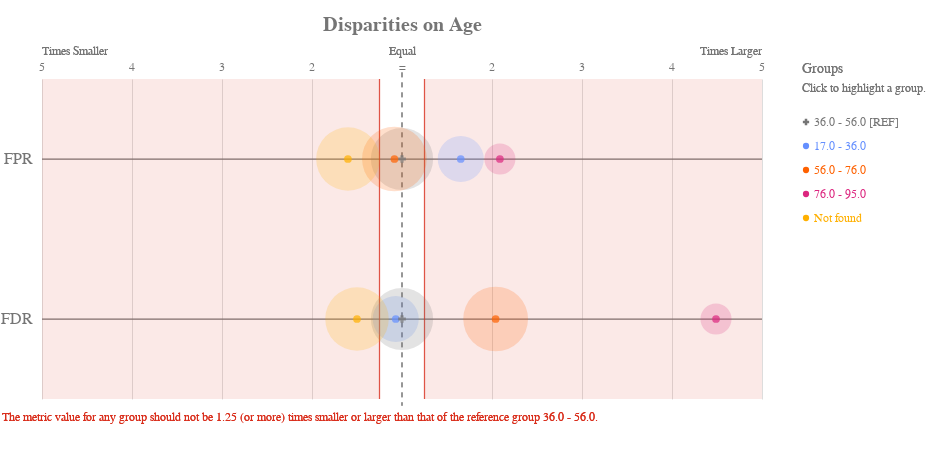

Notebook cell for this chart:
### Markdown cell above
### Check for disparities in Age Categories

### Code cell
ap.disparity(bdf, metrics, 'age', fairness_threshold = disparity_tolerance)

### Figure 1 — Vega-Lite specification as saved in the notebook (floating-point values rounded to 4 significant figures)
{"config": {"view": {"continuousWidth": 400, "continuousHeight": 300, "strokeWidth": 0}, "axisLeft": {"labelColor": "rgb(117,117,117)", "labelFont": "Arial", "labelFontSize": 16}, "title": {"align": "center", "baseline": "middle", "color": "rgb(117,117,117)", "font": "Arial", "fontSize": 20, "fontWeight": "bold"}}, "layer": [{"data": {"name": "data-6f4acc64ec61b960fc14069ef4d148aa"}, "mark": {"type": "rule", "stroke": "rgb(117,117,117)", "strokeWidth": 1.25, "tooltip": ""}, "encoding": {"x": {"type": "quantitative", "field": "x", "scale": {"domain": [-4, 4], "range": [40.0, 760.0]}}, "x2": {"field": "x2"}, "y": {"type": "nominal", "axis": {"domain": false, "labelAngle": 0, "labelPadding": -30, "orient": "left", "ticks": false, "title": ""}, "field": "metric", "scale": {"domain": ["FPR", "FDR"], "range": [40.0, 360.0]}}}}, {"data": {"name": "data-79dd248bdaa0ea02c535240e8ad022c8"}, "mark": {"type": "rule", "stroke": "rgb(117,117,117)", "strokeDash": [5, 5], "strokeWidth": 1}, "encoding": {"tooltip": {"value": "36.0 - 56.0 [REF]"}, "x": {"value": 400.0}, "y": {"value": 33.33}, "y2": {"value": 366.7}}}, {"data": {"name": "data-91715fc5993a5f84065017610b00531e"}, "mark": {"type": "text", "align": "center", "color": "rgb(117,117,117)", "font": "Arial", "fontSize": 12, "fontWeight": "normal", "tooltip": ""}, "encoding": {"text": {"type": "nominal", "field": "label"}, "x": {"type": "quantitative", "field": "value", "scale": {"domain": [-4, 4], "range": [40.0, 760.0]}}, "y": {"value": 28.0}}}, {"layer": [{"mark": {"type": "text", "align": "left", "fill": "rgb(117,117,117)", "font": "Arial", "fontSize": 12, "fontWeight": "normal", "tooltip": ""}, "encoding": {"text": {"value": "Times Smaller"}, "x": {"value": 40.0}, "y": {"value": 12.0}}}, {"mark": {"type": "text", "align": "right", "fill": "rgb(117,117,117)", "font": "Arial", "fontSize": 12, "fontWeight": "normal", "tooltip": ""}, "encoding": {"text": {"value": "Times Larger"}, "x": {"value": 760.0}, "y": {"value": 12.0}}}, {"mark": {"type": "text", "align": "center", "fill": "rgb(117,117,117)", "font": "Arial", "fontSize": 12, "fontWeight": "normal", "tooltip": ""}, "encoding": {"text": {"value": "Equal"}, "x": {"value": 400.0}, "y": {"value": 12.0}}}], "data": {"name": "data-79dd248bdaa0ea02c535240e8ad022c8"}}, {"layer": [{"mark": {"type": "rule", "opacity": 0.8, "stroke": "rgb(217, 46, 28)", "strokeWidth": 1.25, "tooltip": ""}, "encoding": {"x": {"type": "quantitative", "field": "min", "scale": {"domain": [-4, 4], "range": [40.0, 760.0]}}, "y": {"value": 40.0}, "y2": {"value": 360.0}}}, {"mark": {"type": "rule", "opacity": 0.8, "stroke": "rgb(217, 46, 28)", "strokeWidth": 1.25, "tooltip": ""}, "encoding": {"x": {"type": "quantitative", "field": "max", "scale": {"domain": [-4, 4], "range": [40.0, 760.0]}}, "y": {"value": 40.0}, "y2": {"value": 360.0}}}, {"layer": [{"mark": {"type": "rect", "fill": "rgb(217, 46, 28)", "opacity": 0.1, "tooltip": ""}, "encoding": {"x": {"type": "quantitative", "field": "min", "scale": {"domain": [-4, 4], "range": [40.0, 760.0]}}, "x2": {"field": "lower_end"}, "y": {"value": 40.0}, "y2": {"value": 360.0}}}, {"mark": {"type": "rect", "fill": "rgb(217, 46, 28)", "opacity": 0.1, "tooltip": ""}, "encoding": {"x": {"type": "quantitative", "field": "max", "scale": {"domain": [-4, 4], "range": [40.0, 760.0]}}, "x2": {"field": "upper_end"}, "y": {"value": 40.0}, "y2": {"value": 360.0}}}]}, {"data": {"name": "data-79dd248bdaa0ea02c535240e8ad022c8"}, "mark": {"type": "text", "align": "left", "baseline": "top", "fill": "rgb(217, 46, 28)", "font": "Arial", "fontSize": 12, "fontWeight": "normal", "tooltip": ""}, "encoding": {"text": {"value": "The metric value for any group should not be 1.25 (or more) times smaller or larger than that of the reference group 36.0 - 56.0."}, "x": {"value": 0}, "y": {"value": 373.3}}}], "data": {"name": "data-9178346794b9080aea7fb0f1cee7308f"}}, {"layer": [{"mark": "circle"}, {"data": {"name": "data-8101e1cdf5aa29fb88a90869d28ecac7"}, "mark": {"type": "circle", "opacity": 0.2}, "encoding": {"color": {"condition": {"type": "nominal", "field": "attribute_value", "legend": null, "scale": {"domain": ["36.0 - 56.0", "17.0 - 36.0", "56.0 - 76.0", "76.0 - 95.0", "Not found"], "range": ["rgb(117,117,117)", "rgb(100, 143, 255)", "rgb(254, 97, 0)", "rgb(220, 38, 127)", "rgb(255, 176, 0)", "rgb(120, 94, 240)"]}, "selection": "selector025"}, "value": "rgb(224,224,224)"}, "size": {"type": "quantitative", "field": "group_size", "legend": null, "scale": {"domain": [0, 286.8], "range": [0, 5027.0]}}, "tooltip": [{"type": "nominal", "field": "attribute_value", "title": "Group"}, {"type": "nominal", "field": "tooltip_group_size", "title": "Group Size"}, {"type": "nominal", "field": "tooltip_disparity_explanation_fpr", "title": "Disparity"}, {"type": "quantitative", "field": "fpr", "format": ".2f", "title": "FPR"}], "x": {"type": "quantitative", "axis": {"domain": false, "labels": false, "ticks": false, "title": null, "values": [1, 2, 3, 4, -4, -3, -2, -1]}, "field": "fpr_disparity_scaled", "scale": {"domain": [-4, 4], "range": [40.0, 760.0]}}, "y": {"type": "nominal", "axis": {"domain": false, "grid": false, "labels": false, "ticks": false, "title": " "}, "field": "metric_variable", "scale": {"domain": ["FPR", "FDR"], "range": [40.0, 360.0]}}}, "selection": {"selector027": {"type": "multi", "empty": "all", "fields": ["attribute_value"]}}, "transform": [{"calculate": "'FPR'", "as": "metric_variable"}]}, {"data": {"name": "data-8101e1cdf5aa29fb88a90869d28ecac7"}, "mark": {"type": "circle", "opacity": 0.2}, "encoding": {"color": {"condition": {"type": "nominal", "field": "attribute_value", "legend": null, "scale": {"domain": ["36.0 - 56.0", "17.0 - 36.0", "56.0 - 76.0", "76.0 - 95.0", "Not found"], "range": ["rgb(117,117,117)", "rgb(100, 143, 255)", "rgb(254, 97, 0)", "rgb(220, 38, 127)", "rgb(255, 176, 0)", "rgb(120, 94, 240)"]}, "selection": "selector025"}, "value": "rgb(224,224,224)"}, "size": {"type": "quantitative", "field": "group_size", "legend": null, "scale": {"domain": [0, 286.8], "range": [0, 5027.0]}}, "tooltip": [{"type": "nominal", "field": "attribute_value", "title": "Group"}, {"type": "nominal", "field": "tooltip_group_size", "title": "Group Size"}, {"type": "nominal", "field": "tooltip_disparity_explanation_fdr", "title": "Disparity"}, {"type": "quantitative", "field": "fdr", "format": ".2f", "title": "FDR"}], "x": {"type": "quantitative", "axis": {"domain": false, "labels": false, "ticks": false, "title": null, "values": [1, 2, 3, 4, -4, -3, -2, -1]}, "field": "fdr_disparity_scaled", "scale": {"domain": [-4, 4], "range": [40.0, 760.0]}}, "y": {"type": "nominal", "axis": {"domain": false, "grid": false, "labels": false, "ticks": false, "title": " "}, "field": "metric_variable", "scale": {"domain": ["FPR", "FDR"], "range": [40.0, 360.0]}}}, "selection": {"selector029": {"type": "multi", "empty": "all", "fields": ["attribute_value"]}}, "transform": [{"calculate": "'FDR'", "as": "metric_variable"}]}, {"layer": [{"mark": "point"}, {"data": {"name": "data-8101e1cdf5aa29fb88a90869d28ecac7"}, "mark": {"type": "point", "filled": true, "size": 60}, "encoding": {"color": {"condition": {"type": "nominal", "field": "attribute_value", "legend": null, "scale": {"domain": ["36.0 - 56.0", "17.0 - 36.0", "56.0 - 76.0", "76.0 - 95.0", "Not found"], "range": ["rgb(117,117,117)", "rgb(100, 143, 255)", "rgb(254, 97, 0)", "rgb(220, 38, 127)", "rgb(255, 176, 0)", "rgb(120, 94, 240)"]}, "selection": "selector025"}, "value": "rgb(224,224,224)"}, "shape": {"type": "nominal", "field": "attribute_value", "legend": null, "scale": {"domain": ["36.0 - 56.0", "17.0 - 36.0", "56.0 - 76.0", "76.0 - 95.0", "Not found"], "range": ["cross", "circle", "circle", "circle", "circle"]}}, "tooltip": [{"type": "nominal", "field": "attribute_value", "title": "Group"}, {"type": "nominal", "field": "tooltip_group_size", "title": "Group Size"}, {"type": "nominal", "field": "tooltip_disparity_explanation_fpr", "title": "Disparity"}, {"type": "quantitative", "field": "fpr", "format": ".2f", "title": "FPR"}], "x": {"type": "quantitative", "axis": {"domain": false, "labels": false, "ticks": false, "title": null, "values": [1, 2, 3, 4, -4, -3, -2, -1]}, "field": "fpr_disparity_scaled", "scale": {"domain": [-4, 4], "range": [40.0, 760.0]}}, "y": {"type": "nominal", "axis": {"domain": false, "grid": false, "labels": false, "ticks": false, "title": " "}, "field": "metric_variable", "scale": {"domain": ["FPR", "FDR"], "range": [40.0, 360.0]}}}, "selection": {"selector026": {"type": "multi", "empty": "all", "fields": ["attribute_value"]}}, "transform": [{"calculate": "'FPR'", "as": "metric_variable"}]}, {"data": {"name": "data-8101e1cdf5aa29fb88a90869d28ecac7"}, "mark": {"type": "point", "filled": true, "size": 60}, "encoding": {"color": {"condition": {"type": "nominal", "field": "attribute_value", "legend": null, "scale": {"domain": ["36.0 - 56.0", "17.0 - 36.0", "56.0 - 76.0", "76.0 - 95.0", "Not found"], "range": ["rgb(117,117,117)", "rgb(100, 143, 255)", "rgb(254, 97, 0)", "rgb(220, 38, 127)", "rgb(255, 176, 0)", "rgb(120, 94, 240)"]}, "selection": "selector025"}, "value": "rgb(224,224,224)"}, "shape": {"type": "nominal", "field": "attribute_value", "legend": null, "scale": {"domain": ["36.0 - 56.0", "17.0 - 36.0", "56.0 - 76.0", "76.0 - 95.0", "Not found"], "range": ["cross", "circle", "circle", "circle", "circle"]}}, "tooltip": [{"type": "nominal", "field": "attribute_value", "title": "Group"}, {"type": "nominal", "field": "tooltip_group_size", "title": "Group Size"}, {"type": "nominal", "field": "tooltip_disparity_explanation_fdr", "title": "Disparity"}, {"type": "quantitative", "field": "fdr", "format": ".2f", "title": "FDR"}], "x": {"type": "quantitative", "axis": {"domain": false, "labels": false, "ticks": false, "title": null, "values": [1, 2, 3, 4, -4, -3, -2, -1]}, "field": "fdr_disparity_scaled", "scale": {"domain": [-4, 4], "range": [40.0, 760.0]}}, "y": {"type": "nominal", "axis": {"domain": false, "grid": false, "labels": false, "ticks": false, "title": " "}, "field": "metric_variable", "scale": {"domain": ["FPR", "FDR"], "range": [40.0, 360.0]}}}, "selection": {"selector028": {"type": "multi", "empty": "all", "fields": ["attribute_value"]}}, "transform": [{"calculate": "'FDR'", "as": "metric_variable"}]}]}]}, {"layer": [{"mark": {"type": "point", "filled": true, "opacity": 1, "size": 39.48}, "encoding": {"color": {"condition": {"type": "nominal", "field": "attribute_value", "legend": null, "scale": {"domain": ["36.0 - 56.0", "17.0 - 36.0", "56.0 - 76.0", "76.0 - 95.0", "Not found"], "range": ["rgb(117,117,117)", "rgb(100, 143, 255)", "rgb(254, 97, 0)", "rgb(220, 38, 127)", "rgb(255, 176, 0)", "rgb(120, 94, 240)"]}, "selection": "selector025"}, "value": "rgb(224,224,224)"}, "shape": {"type": "nominal", "field": "attribute_value", "legend": null, "scale": {"domain": ["36.0 - 56.0", "17.0 - 36.0", "56.0 - 76.0", "76.0 - 95.0", "Not found"], "range": ["cross", "circle", "circle", "circle", "circle"]}}, "x": {"value": 804}, "y": {"type": "nominal", "axis": {"domain": false, "grid": false, "labels": false, "ticks": false, "title": " "}, "field": "attribute_value", "scale": {"domain": ["36.0 - 56.0", "17.0 - 36.0", "56.0 - 76.0", "76.0 - 95.0", "Not found"], "range": [71, 191]}}}, "selection": {"selector025": {"type": "multi", "empty": "all", "fields": ["attribute_value"]}}}, {"mark": {"type": "text", "align": "left", "baseline": "middle", "font": "Arial", "fontSize": 12, "fontWeight": "normal"}, "encoding": {"color": {"condition": {"type": "nominal", "field": "attribute_value", "legend": null, "scale": {"domain": ["36.0 - 56.0", "17.0 - 36.0", "56.0 - 76.0", "76.0 - 95.0", "Not found"], "range": ["rgb(117,117,117)", "rgb(100, 143, 255)", "rgb(254, 97, 0)", "rgb(220, 38, 127)", "rgb(255, 176, 0)", "rgb(120, 94, 240)"]}, "selection": "selector025"}, "value": "rgb(224,224,224)"}, "text": {"type": "nominal", "field": "label"}, "x": {"value": 812}, "y": {"type": "nominal", "axis": {"domain": false, "grid": false, "labels": false, "ticks": false, "title": " "}, "field": "attribute_value", "scale": {"domain": ["36.0 - 56.0", "17.0 - 36.0", "56.0 - 76.0", "76.0 - 95.0", "Not found"], "range": [71, 191]}}}, "selection": {"selector030": {"type": "multi", "empty": "all", "fields": ["attribute_value"]}}}, {"data": {"name": "data-79dd248bdaa0ea02c535240e8ad022c8"}, "mark": {"type": "text", "align": "left", "baseline": "middle", "color": "rgb(117,117,117)", "font": "Arial", "fontSize": 12, "fontWeight": "normal"}, "encoding": {"text": {"value": "Click to highlight a group."}, "x": {"value": 800}, "y": {"value": 49}}}, {"data": {"name": "data-79dd248bdaa0ea02c535240e8ad022c8"}, "mark": {"type": "text", "align": "left", "baseline": "middle", "color": "rgb(117,117,117)", "font": "Arial", "fontSize": 14, "fontWeight": "normal"}, "encoding": {"text": {"value": "Groups"}, "x": {"value": 800}, "y": {"value": 30}}}], "data": {"name": "data-438f8510f4c6d8e4516d842f7832fc26"}}], "height": 400, "padding": {"top": 15, "bottom": 10}, "resolve": {"scale": {"size": "independent", "y": "independent"}}, "title": "Disparities on Age", "width": 800, "$schema": "https://vega.github.io/schema/vega-lite/v4.8.1.json", "datasets": {"data-6f4acc64ec61b960fc14069ef4d148aa": [{"metric": "FPR", "x": -4, "x2": 4}, {"metric": "FDR", "x": -4, "x2": 4}], "data-79dd248bdaa0ea02c535240e8ad022c8": [{"a": 1, "b": 0}, {"a": 1, "b": 0}], "data-91715fc5993a5f84065017610b00531e": [{"value": 1, "label": 2}, {"value": 2, "label": 3}, {"value": 3, "label": 4}, {"value": 4, "label": 5}, {"value": -4, "label": 5}, {"value": -3, "label": 4}, {"value": -2, "label": 3}, {"value": -1, "label": 2}, {"value": 0, "label": "="}], "data-9178346794b9080aea7fb0f1cee7308f": [{"min": -0.25, "max": 0.25, "lower_end": -4, "upper_end": 4}], "data-8101e1cdf5aa29fb88a90869d28ecac7": [{"attribute_name": "age", "attribute_value": "17.0 - 36.0", "group_size": 121, "total_entities": 866, "fpr": 0.04167, "fdr": 0.02778, "fpr_disparity": 1.653, "fdr_disparity": 0.9352, "fpr_disparity_scaled": 0.6528, "fdr_disparity_scaled": -0.06931, "tooltip_group_size": "121 (13.97%)", "tooltip_disparity_explanation_fpr": "1.65 times larger FPR than the reference group", "tooltip_disparity_explanation_fdr": "1.07 times smaller FDR than the reference group"}, {"attribute_name": "age", "attribute_value": "36.0 - 56.0", "group_size": 221, "total_entities": 866, "fpr": 0.02521, "fdr": 0.0297, "fpr_disparity": 1.0, "fdr_disparity": 1.0, "fpr_disparity_scaled": 0.0, "fdr_disparity_scaled": 0.0, "tooltip_group_size": "221 (25.52%)", "tooltip_disparity_explanation_fpr": "Reference group", "tooltip_disparity_explanation_fdr": "Reference group"}, {"attribute_name": "age", "attribute_value": "56.0 - 76.0", "group_size": 239, "total_entities": 866, "fpr": 0.02326, "fdr": 0.06061, "fpr_disparity": 0.9225, "fdr_disparity": 2.04, "fpr_disparity_scaled": -0.08403, "fdr_disparity_scaled": 1.04, "tooltip_group_size": "239 (27.60%)", "tooltip_disparity_explanation_fpr": "1.08 times smaller FPR than the reference group", "tooltip_disparity_explanation_fdr": "2.04 times larger FDR than the reference group"}, {"attribute_name": "age", "attribute_value": "76.0 - 95.0", "group_size": 55, "total_entities": 866, "fpr": 0.05263, "fdr": 0.1333, "fpr_disparity": 2.088, "fdr_disparity": 4.489, "fpr_disparity_scaled": 1.088, "fdr_disparity_scaled": 3.489, "tooltip_group_size": "55 (6.35%)", "tooltip_disparity_explanation_fpr": "2.09 times larger FPR than the reference group", "tooltip_disparity_explanation_fdr": "4.49 times larger FDR than the reference group"}, {"attribute_name": "age", "attribute_value": "Not found", "group_size": 230, "total_entities": 866, "fpr": 0.01575, "fdr": 0.0198, "fpr_disparity": 0.6247, "fdr_disparity": 0.6667, "fpr_disparity_scaled": -0.6008, "fdr_disparity_scaled": -0.5, "tooltip_group_size": "230 (26.56%)", "tooltip_disparity_explanation_fpr": "1.60 times smaller FPR than the reference group", "tooltip_disparity_explanation_fdr": "1.50 times smaller FDR than the reference group"}], "data-438f8510f4c6d8e4516d842f7832fc26": [{"attribute_value": "36.0 - 56.0", "label": "36.0 - 56.0 [REF]"}, {"attribute_value": "17.0 - 36.0", "label": "17.0 - 36.0"}, {"attribute_value": "56.0 - 76.0", "label": "56.0 - 76.0"}, {"attribute_value": "76.0 - 95.0", "label": "76.0 - 95.0"}, {"attribute_value": "Not found", "label": "Not found"}]}}
